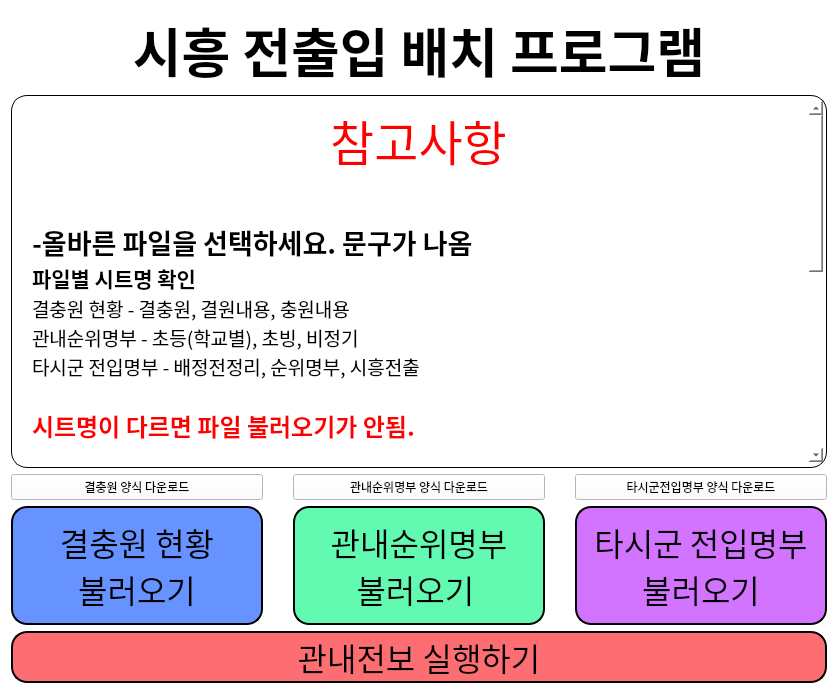
<?xml version="1.0" encoding="UTF-8"?>
<ui version="4.0">
 <class>Start</class>
 <widget class="QWidget" name="Start">
  <property name="geometry">
   <rect>
    <x>0</x>
    <y>0</y>
    <width>838</width>
    <height>694</height>
   </rect>
  </property>
  <property name="font">
   <font>
    <family>맑은 고딕</family>
   </font>
  </property>
  <property name="windowTitle">
   <string>시흥 전보</string>
  </property>
  <property name="styleSheet">
   <string notr="true">QWidget{
	background-color: rgb(255, 255, 255);
}
</string>
  </property>
  <layout class="QGridLayout" name="gridLayout" rowstretch="0,1,0,0,0">
   <item row="0" column="0">
    <widget class="QLabel" name="label">
     <property name="font">
      <font>
       <family>맑은 고딕</family>
       <pointsize>40</pointsize>
       <weight>75</weight>
       <bold>true</bold>
      </font>
     </property>
     <property name="styleSheet">
      <string notr="true">QLabel{
	color: rgb(0, 0, 0);
}</string>
     </property>
     <property name="text">
      <string>시흥 전출입 배치 프로그램</string>
     </property>
     <property name="alignment">
      <set>Qt::AlignCenter</set>
     </property>
    </widget>
   </item>
   <item row="1" column="0">
    <widget class="QTextBrowser" name="textBrowser">
     <property name="font">
      <font>
       <family>맑은 고딕</family>
       <weight>75</weight>
       <italic>false</italic>
       <bold>true</bold>
      </font>
     </property>
     <property name="styleSheet">
      <string notr="true">QTextEdit{
	color: black;
	background-color: white;
    border-style: outset;
    border-width: 1px;
    border-radius: 16px;
    border-color: black;
	padding: 5px 3px 5px 16px;
}

QScrollBar::handle:vertical {
	background: rgb(211,211,211);
	border-radius:6px;
	width: 15px;
	margin: 0px 2px 0px 2px;
}

QScrollBar::add-line:vertical {
	height: 0px;
	subcontrol-position: bottom;
	subcontrol-origin: margin;
}

QScrollBar::sub-line:vertical {
	height: 0px;
	subcontrol-position: top;
	subcontrol-origin: margin;
}
</string>
     </property>
     <property name="frameShape">
      <enum>QFrame::StyledPanel</enum>
     </property>
     <property name="html">
      <string>&lt;!DOCTYPE HTML PUBLIC &quot;-//W3C//DTD HTML 4.0//EN&quot; &quot;http://www.w3.org/TR/REC-html40/strict.dtd&quot;&gt;
&lt;html&gt;&lt;head&gt;&lt;meta name=&quot;qrichtext&quot; content=&quot;1&quot; /&gt;&lt;style type=&quot;text/css&quot;&gt;
p, li { white-space: pre-wrap; }
&lt;/style&gt;&lt;/head&gt;&lt;body style=&quot; font-family:'맑은 고딕'; font-size:13pt; font-weight:600; font-style:normal;&quot;&gt;
&lt;p align=&quot;center&quot; style=&quot; margin-top:0px; margin-bottom:0px; margin-left:0px; margin-right:0px; -qt-block-indent:0; text-indent:0px;&quot;&gt;&lt;span style=&quot; font-size:36pt; font-weight:400; color:#ff0000;&quot;&gt;참고사항&lt;/span&gt;&lt;/p&gt;
&lt;p align=&quot;center&quot; style=&quot;-qt-paragraph-type:empty; margin-top:0px; margin-bottom:0px; margin-left:0px; margin-right:0px; -qt-block-indent:0; text-indent:0px; font-size:16pt; font-weight:400; color:#ff0000;&quot;&gt;&lt;br /&gt;&lt;/p&gt;
&lt;p style=&quot;-qt-paragraph-type:empty; margin-top:0px; margin-bottom:0px; margin-left:0px; margin-right:0px; -qt-block-indent:0; text-indent:0px; font-size:9pt;&quot;&gt;&lt;br /&gt;&lt;/p&gt;
&lt;p style=&quot; margin-top:0px; margin-bottom:0px; margin-left:0px; margin-right:0px; -qt-block-indent:0; text-indent:0px;&quot;&gt;&lt;span style=&quot; font-size:20pt;&quot;&gt;-올바른 파일을 선택하세요. 문구가 나옴&lt;/span&gt;&lt;/p&gt;
&lt;p style=&quot; margin-top:0px; margin-bottom:0px; margin-left:0px; margin-right:0px; -qt-block-indent:0; text-indent:0px;&quot;&gt;&lt;span style=&quot; font-size:16pt;&quot;&gt;파일별 시트명 확인&lt;/span&gt;&lt;/p&gt;
&lt;p style=&quot; margin-top:0px; margin-bottom:0px; margin-left:0px; margin-right:0px; -qt-block-indent:0; text-indent:0px;&quot;&gt;&lt;span style=&quot; font-size:14pt; font-weight:400;&quot;&gt;결충원 현황 - 결충원, 결원내용, 충원내용&lt;/span&gt;&lt;/p&gt;
&lt;p style=&quot; margin-top:0px; margin-bottom:0px; margin-left:0px; margin-right:0px; -qt-block-indent:0; text-indent:0px;&quot;&gt;&lt;span style=&quot; font-size:14pt; font-weight:400;&quot;&gt;관내순위명부 - 초등(학교별), 초빙, 비정기 &lt;/span&gt;&lt;/p&gt;
&lt;p style=&quot; margin-top:0px; margin-bottom:0px; margin-left:0px; margin-right:0px; -qt-block-indent:0; text-indent:0px;&quot;&gt;&lt;span style=&quot; font-size:14pt; font-weight:400;&quot;&gt;타시군 전입명부 - 배정전정리, 순위명부, 시흥전출&lt;/span&gt;&lt;/p&gt;
&lt;p style=&quot;-qt-paragraph-type:empty; margin-top:0px; margin-bottom:0px; margin-left:0px; margin-right:0px; -qt-block-indent:0; text-indent:0px; font-size:14pt; font-weight:400;&quot;&gt;&lt;br /&gt;&lt;/p&gt;
&lt;p style=&quot; margin-top:0px; margin-bottom:0px; margin-left:0px; margin-right:0px; -qt-block-indent:0; text-indent:0px;&quot;&gt;&lt;span style=&quot; font-size:18pt; color:#ff0000;&quot;&gt;시트명이 다르면 파일 불러오기가 안됨.&lt;/span&gt;&lt;/p&gt;
&lt;p style=&quot;-qt-paragraph-type:empty; margin-top:0px; margin-bottom:0px; margin-left:0px; margin-right:0px; -qt-block-indent:0; text-indent:0px; font-size:20pt; color:#ff0000;&quot;&gt;&lt;br /&gt;&lt;/p&gt;
&lt;p style=&quot; margin-top:0px; margin-bottom:0px; margin-left:0px; margin-right:0px; -qt-block-indent:0; text-indent:0px;&quot;&gt;&lt;span style=&quot; font-size:16pt;&quot;&gt;*시트명이 같아도 오류가 발생할 때&lt;/span&gt;&lt;/p&gt;
&lt;p style=&quot; margin-top:0px; margin-bottom:0px; margin-left:0px; margin-right:0px; -qt-block-indent:0; text-indent:0px;&quot;&gt;&lt;span style=&quot; font-size:14pt; font-weight:400;&quot;&gt;오류가 있는 연결파일 삭제 후 저장&lt;/span&gt;&lt;/p&gt;
&lt;p style=&quot;-qt-paragraph-type:empty; margin-top:0px; margin-bottom:0px; margin-left:0px; margin-right:0px; -qt-block-indent:0; text-indent:0px; font-size:14pt; font-weight:400; color:#ff0000;&quot;&gt;&lt;br /&gt;&lt;/p&gt;
&lt;p style=&quot; margin-top:0px; margin-bottom:0px; margin-left:0px; margin-right:0px; -qt-block-indent:0; text-indent:0px;&quot;&gt;&lt;span style=&quot; font-size:20pt; color:#000000;&quot;&gt;-배치하기 클릭 후 바로 종료되는 경우&lt;/span&gt;&lt;/p&gt;
&lt;p style=&quot; margin-top:0px; margin-bottom:0px; margin-left:0px; margin-right:0px; -qt-block-indent:0; text-indent:0px;&quot;&gt;&lt;span style=&quot; font-size:14pt; font-weight:400; color:#000000;&quot;&gt;파일들을 열고 다시 저장 한 후에 실행&lt;/span&gt;&lt;/p&gt;
&lt;p style=&quot;-qt-paragraph-type:empty; margin-top:0px; margin-bottom:0px; margin-left:0px; margin-right:0px; -qt-block-indent:0; text-indent:0px; font-size:14pt; font-weight:400; color:#000000;&quot;&gt;&lt;br /&gt;&lt;/p&gt;
&lt;p style=&quot; margin-top:0px; margin-bottom:0px; margin-left:0px; margin-right:0px; -qt-block-indent:0; text-indent:0px;&quot;&gt;&lt;span style=&quot; font-size:20pt; color:#000000;&quot;&gt;-배치하기 클릭 후 응답없음&lt;/span&gt;&lt;/p&gt;
&lt;p style=&quot; margin-top:0px; margin-bottom:0px; margin-left:0px; margin-right:0px; -qt-block-indent:0; text-indent:0px;&quot;&gt;&lt;span style=&quot; font-size:14pt; font-weight:400; color:#000000;&quot;&gt;자동 배치에 시간이 걸릴 수 있으니 기다려주세요.&lt;/span&gt;&lt;/p&gt;
&lt;p style=&quot;-qt-paragraph-type:empty; margin-top:0px; margin-bottom:0px; margin-left:0px; margin-right:0px; -qt-block-indent:0; text-indent:0px; font-size:14pt; font-weight:400; color:#000000;&quot;&gt;&lt;br /&gt;&lt;/p&gt;
&lt;p style=&quot; margin-top:0px; margin-bottom:0px; margin-left:0px; margin-right:0px; -qt-block-indent:0; text-indent:0px;&quot;&gt;&lt;span style=&quot; font-size:20pt; color:#000000;&quot;&gt;-저장 클릭 후 응답없음&lt;/span&gt;&lt;/p&gt;
&lt;p style=&quot; margin-top:0px; margin-bottom:0px; margin-left:0px; margin-right:0px; -qt-block-indent:0; text-indent:0px;&quot;&gt;&lt;span style=&quot; font-size:14pt; font-weight:400; color:#000000;&quot;&gt;파일 업데이트와 저장을 하고있는 상태이므로&lt;/span&gt;&lt;/p&gt;
&lt;p style=&quot; margin-top:0px; margin-bottom:0px; margin-left:0px; margin-right:0px; -qt-block-indent:0; text-indent:0px;&quot;&gt;&lt;span style=&quot; font-size:14pt; font-weight:400; color:#000000;&quot;&gt;강제종료하지 마시고 기다려주세요.&lt;/span&gt;&lt;/p&gt;&lt;/body&gt;&lt;/html&gt;</string>
     </property>
     <property name="acceptRichText">
      <bool>true</bool>
     </property>
    </widget>
   </item>
   <item row="2" column="0">
    <layout class="QHBoxLayout" name="horizontalLayout_2">
     <property name="spacing">
      <number>30</number>
     </property>
     <property name="topMargin">
      <number>0</number>
     </property>
     <item>
      <widget class="QPushButton" name="pushButton_5">
       <property name="text">
        <string>결충원 양식 다운로드</string>
       </property>
      </widget>
     </item>
     <item>
      <widget class="QPushButton" name="pushButton_6">
       <property name="text">
        <string>관내순위명부 양식 다운로드</string>
       </property>
      </widget>
     </item>
     <item>
      <widget class="QPushButton" name="pushButton_7">
       <property name="text">
        <string>타시군전입명부 양식 다운로드</string>
       </property>
      </widget>
     </item>
    </layout>
   </item>
   <item row="3" column="0">
    <layout class="QHBoxLayout" name="horizontalLayout" stretch="0,0,0">
     <property name="spacing">
      <number>30</number>
     </property>
     <item>
      <widget class="QPushButton" name="pushButton">
       <property name="sizePolicy">
        <sizepolicy hsizetype="Preferred" vsizetype="Expanding">
         <horstretch>0</horstretch>
         <verstretch>0</verstretch>
        </sizepolicy>
       </property>
       <property name="font">
        <font>
         <family>맑은 고딕</family>
         <pointsize>24</pointsize>
        </font>
       </property>
       <property name="cursor">
        <cursorShape>PointingHandCursor</cursorShape>
       </property>
       <property name="styleSheet">
        <string notr="true">QPushButton{
	background-color:rgb(102, 147, 255);
    border-style: outset;
    border-width: 2px;
    border-radius: 16px;
    border-color: black;
	padding: 10px;
}
QPushButton:pressed{
	background-color:rgb(82, 127, 235);
}</string>
       </property>
       <property name="text">
        <string>결충원 현황
불러오기</string>
       </property>
      </widget>
     </item>
     <item>
      <widget class="QPushButton" name="pushButton_2">
       <property name="sizePolicy">
        <sizepolicy hsizetype="Preferred" vsizetype="Expanding">
         <horstretch>0</horstretch>
         <verstretch>0</verstretch>
        </sizepolicy>
       </property>
       <property name="font">
        <font>
         <family>맑은 고딕</family>
         <pointsize>24</pointsize>
        </font>
       </property>
       <property name="cursor">
        <cursorShape>PointingHandCursor</cursorShape>
       </property>
       <property name="autoFillBackground">
        <bool>false</bool>
       </property>
       <property name="styleSheet">
        <string notr="true">QPushButton{
	background-color: rgb(98, 249, 176);
    border-style: outset;
    border-width: 2px;
    border-radius: 16px;
    border-color: black;
	padding: 10px;
}
QPushButton:pressed{
	background-color: rgb(58, 209, 136);
}</string>
       </property>
       <property name="text">
        <string>관내순위명부
불러오기 </string>
       </property>
       <property name="flat">
        <bool>false</bool>
       </property>
      </widget>
     </item>
     <item>
      <widget class="QPushButton" name="pushButton_3">
       <property name="sizePolicy">
        <sizepolicy hsizetype="Preferred" vsizetype="Expanding">
         <horstretch>0</horstretch>
         <verstretch>0</verstretch>
        </sizepolicy>
       </property>
       <property name="font">
        <font>
         <family>맑은 고딕</family>
         <pointsize>24</pointsize>
        </font>
       </property>
       <property name="cursor">
        <cursorShape>PointingHandCursor</cursorShape>
       </property>
       <property name="autoFillBackground">
        <bool>false</bool>
       </property>
       <property name="styleSheet">
        <string notr="true">QPushButton{
	background-color: rgb(210, 116, 255);
    border-style: outset;
    border-width: 2px;
    border-radius: 16px;
    border-color: black;
	padding: 10px 10px 10px 10px;
}
QPushButton:pressed{
	background-color: rgb(190, 96, 235);
}</string>
       </property>
       <property name="text">
        <string>타시군 전입명부
불러오기</string>
       </property>
      </widget>
     </item>
    </layout>
   </item>
   <item row="4" column="0">
    <widget class="QPushButton" name="pushButton_4">
     <property name="sizePolicy">
      <sizepolicy hsizetype="Minimum" vsizetype="Expanding">
       <horstretch>0</horstretch>
       <verstretch>0</verstretch>
      </sizepolicy>
     </property>
     <property name="font">
      <font>
       <family>맑은 고딕</family>
       <pointsize>24</pointsize>
      </font>
     </property>
     <property name="cursor">
      <cursorShape>PointingHandCursor</cursorShape>
     </property>
     <property name="styleSheet">
      <string notr="true">QPushButton{
	background-color: rgb(253, 110, 115);
    border-style: outset;
    border-width: 2px;
    border-radius: 16px;
    border-color: black;
}
QPushButton:pressed{
	background-color: rgb(233, 90, 95);
}</string>
     </property>
     <property name="text">
      <string>관내전보 실행하기</string>
     </property>
    </widget>
   </item>
  </layout>
 </widget>
 <resources/>
 <connections>
  <connection>
   <sender>pushButton</sender>
   <signal>clicked()</signal>
   <receiver>Start</receiver>
   <slot>get_school_status()</slot>
   <hints>
    <hint type="sourcelabel">
     <x>116</x>
     <y>650</y>
    </hint>
    <hint type="destinationlabel">
     <x>306</x>
     <y>317</y>
    </hint>
   </hints>
  </connection>
  <connection>
   <sender>pushButton_2</sender>
   <signal>clicked()</signal>
   <receiver>Start</receiver>
   <slot>get_internal_list()</slot>
   <hints>
    <hint type="sourcelabel">
     <x>548</x>
     <y>650</y>
    </hint>
    <hint type="destinationlabel">
     <x>306</x>
     <y>317</y>
    </hint>
   </hints>
  </connection>
  <connection>
   <sender>pushButton_4</sender>
   <signal>clicked()</signal>
   <receiver>Start</receiver>
   <slot>start()</slot>
   <hints>
    <hint type="sourcelabel">
     <x>312</x>
     <y>689</y>
    </hint>
    <hint type="destinationlabel">
     <x>306</x>
     <y>317</y>
    </hint>
   </hints>
  </connection>
  <connection>
   <sender>pushButton_3</sender>
   <signal>clicked()</signal>
   <receiver>Start</receiver>
   <slot>get_external_list()</slot>
   <hints>
    <hint type="sourcelabel">
     <x>825</x>
     <y>650</y>
    </hint>
    <hint type="destinationlabel">
     <x>306</x>
     <y>317</y>
    </hint>
   </hints>
  </connection>
  <connection>
   <sender>pushButton_5</sender>
   <signal>clicked()</signal>
   <receiver>Start</receiver>
   <slot>download_ex_school_status()</slot>
   <hints>
    <hint type="sourcelabel">
     <x>260</x>
     <y>552</y>
    </hint>
    <hint type="destinationlabel">
     <x>261</x>
     <y>533</y>
    </hint>
   </hints>
  </connection>
  <connection>
   <sender>pushButton_6</sender>
   <signal>clicked()</signal>
   <receiver>Start</receiver>
   <slot>download_ex_internal()</slot>
   <hints>
    <hint type="sourcelabel">
     <x>420</x>
     <y>550</y>
    </hint>
    <hint type="destinationlabel">
     <x>424</x>
     <y>527</y>
    </hint>
   </hints>
  </connection>
  <connection>
   <sender>pushButton_7</sender>
   <signal>clicked()</signal>
   <receiver>Start</receiver>
   <slot>download_ex_external()</slot>
   <hints>
    <hint type="sourcelabel">
     <x>608</x>
     <y>544</y>
    </hint>
    <hint type="destinationlabel">
     <x>613</x>
     <y>530</y>
    </hint>
   </hints>
  </connection>
 </connections>
 <slots>
  <slot>get_internal_list()</slot>
  <slot>get_school_status()</slot>
  <slot>get_external_list()</slot>
  <slot>start()</slot>
  <slot>download_ex_school_status()</slot>
  <slot>download_ex_internal()</slot>
  <slot>download_ex_external()</slot>
 </slots>
</ui>
